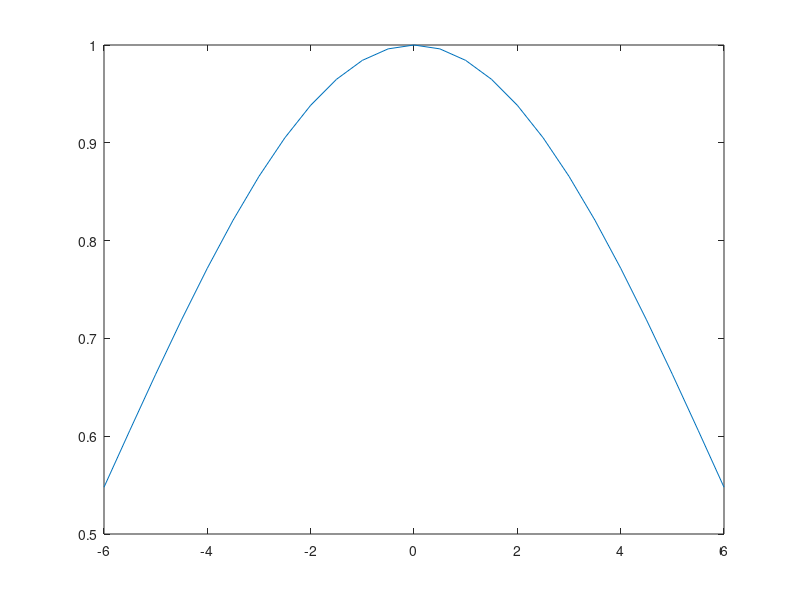

Here is the MATLAB script that generated this plot: (Note: this script raises an error after producing the figure.)
clear; close all;

f = 15e9;
lambda = 3e8/f;
k = 2.*pi./lambda;

f2 = 5e9;
lambda2 = 3e8/f2;
k2 = 2.*pi./lambda2;

N = 25;
z = linspace(-lambda*(N-1)/4,lambda*(N-1)/4,N);
L = lambda*N;

th0 = deg2rad(0);
scanw = exp(1j.*k.*z.*cos(th0));

%% Taylor one parameter distribution
%   B           SLL(dB)     Efficiency
%   0           13.26       1
%   0.7386      20          0.933
%   1.0229      25          0.995
%   1.7415      40          0.709
%%
%Bs =[0, 0.7386,1.0229,1.7415];
Bs = [1.7415];
for ii = 1:numel(Bs)
    B = Bs(ii);
    Jarg = 1j.*pi.*B.*sqrt(1-(2.*z./L).^2);
    Iz = besselj(0,Jarg);
    figure(1);
    plot(z/lambda,Iz./(max(Iz))); hold on;

    Iznorm = Iz./max(Iz);
    dn = (1./Iznorm).*lambda/2;
    idx_middle = (N-1)/2 +1;
    zn(idx_middle) = 0;
    for idx=idx_middle+1:N
        zn(idx) = zn(idx-1) + dn(idx);
        opp_idx = 2*idx_middle - idx;
        zn(opp_idx) = zn(opp_idx+1) - dn(opp_idx);
    end
    scatter(zn/lambda,0.5,'filled','k');
    theta = linspace(0,pi/2,501);
    
    AF = Iz*exp(-1j.*(k.*zn.*sin(theta'-th0')))';
    AF = 20.*log10(abs(AF./max(AF)));
    
    AF2 = Iz*exp(-1j.*(k2.*zn.*sin(theta'-th0')))';
    AF2 = 20.*log10(abs(AF2./max(AF2)));

    figure(2);
    plot(rad2deg(theta),AF2); hold on;

    figure(3);
    plot(rad2deg(theta),AF); hold on;
end

figure(1);
f = gcf();
f.Position = [100 100 700 500];
xlabel('Position in Wavelengths (\lambda)');
ylabel('Normalized Current Distribution');
grid minor;
ylim([0.4 1]);
legend('Excitation Current','Element Positions');
%legend('SLL = 13.26dB','SLL=20dB','SLL=25dB','SLL=40dB');

figure(2);
%title(sprintf('Frequency = %f GHz',f2/1e9));
xlabel('\theta');
ylabel('Normalized Array Factor (dB)');
grid minor;
ylim([-50,0]);
%legend('SLL = 13.26dB','SLL=20dB','SLL=25dB','SLL=40dB');

figure(3);
title(sprintf('Frequency = %f GHz',f./1e9));
xlabel('\theta');
ylabel('Normalized Array Factor (dB)');
grid minor;
ylim([-50,0]);
%legend('SLL = 13.26dB','SLL=20dB','SLL=25dB','SLL=40dB','Location','south');
